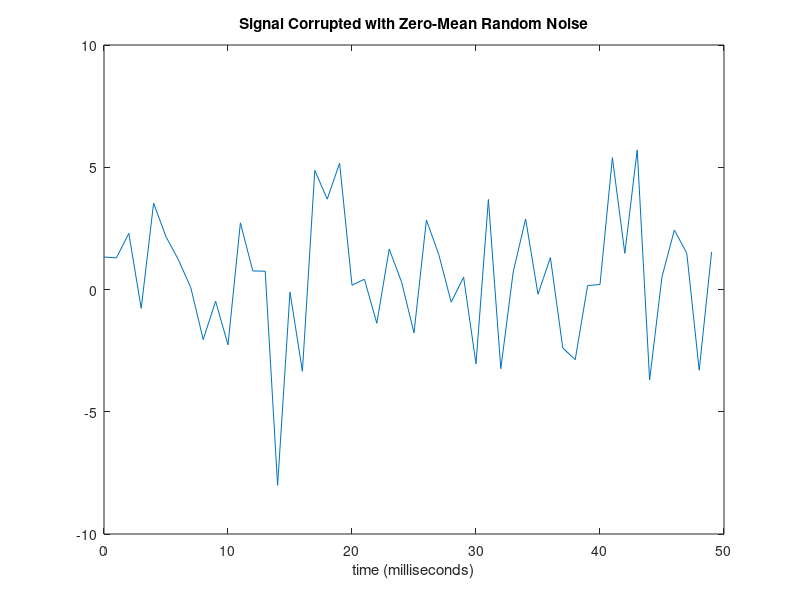
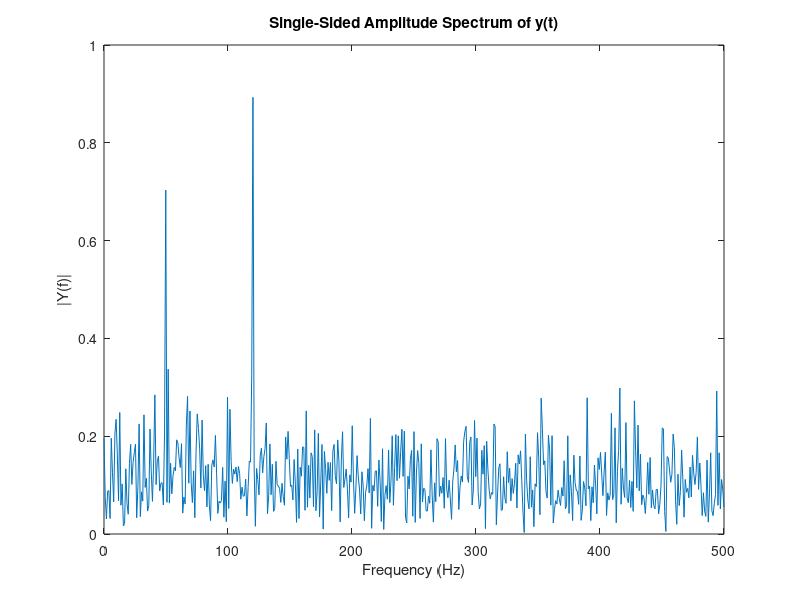

Write MATLAB code to recreate these figures, in order.
%FourierDecomposition_example.m

clear;close('all');clc

%% Generate signal with two frequencies (50, 120 Hz) + noise, sampled at 1000 Hz
Fs = 1000;                    % Sampling frequency
T = 1/Fs;                     % Sample time
L = 1000;                     % Length of signal
t = (0:L-1)*T;                % Time vector
% Sum of a 50 Hz sinusoid and a 120 Hz sinusoid
freq1 = 50; %[hZ]
amp1 = .7;  %[-]
freq2 = 120; %[hZ]
amp2 = 1;  %[-]
x = amp1*sin(2*pi*freq1*t) + amp2*sin(2*pi*freq2*t); 
y = x + 2*randn(size(t));     % Sinusoids plus noise

figure(1)
plot(Fs*t(1:50),y(1:50))
title('Signal Corrupted with Zero-Mean Random Noise')
xlabel('time (milliseconds)')

%% Calculate power spectrum using fft
NFFT = 2^nextpow2(L); % Next power of 2 from length of y
Y = fft(y,NFFT)/L;
f = Fs/2*linspace(0,1,NFFT/2+1);

% Plot single-sided amplitude spectrum.
figure(2)
plot(f,2*abs(Y(1:NFFT/2+1))) 
title('Single-Sided Amplitude Spectrum of y(t)')
xlabel('Frequency (Hz)')
ylabel('|Y(f)|')